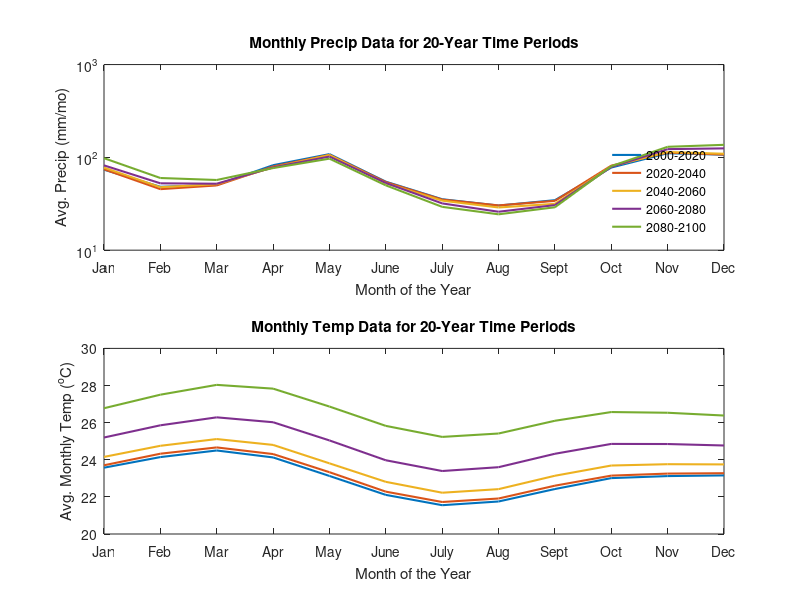

Source code (MATLAB): (Note: this script raises an error after producing the figure.)
%% get monthly averages for RCP8.5 temp and precip projections for each
% 20-year time period for Keani
% June 2021

% load data
addpath('/Users/jenniferskerker/Documents/GradSchool/Research/Project1/Code/Models/Fletcher_2019_Learning_Climate/Data');
load('Mombasa_TandP-45-85.mat');

%% Get averages across all GCMs for 20-year periods (monthly data)
% average across 21 GCMs
P85_avgGCM = mean(Pij_85, 2);
T85_avgGCM = mean(Tij_85, 2);

% average for 20-year time periods for each month
for i=1:5
    for j=1:12
        rng = j+480*(i-1):12:480*i;
        %disp(rng);
        P85_avgs(i,j) = mean(P85_avgGCM(rng));
        T85_avgs(i,j) = mean(T85_avgGCM(rng));
    end
    
end

save('Mombasa_TP85_avgs', 'P85_avgs', 'T85_avgs');
%% test January and October for one time period
rng_Jan20002020 = 1:12:480;
P85_Jan = Pij_85(rng_Jan20002020, :);
P85_avg_Jan = mean(P85_Jan, 'all');

rng_Oct20402060 = (10+960):12:1440;
P85_Oct = Pij_85(rng_Oct20402060, :);
P85_avg_Oct = mean(P85_Oct, 'all');
%% Plot data

figure('Position', [360 161 802 536]);
subplot(2,1,1)
plot(transpose(P85_avgs), 'LineWidth', 1.5);
xlim([1 12]);
xticks(1:1:12);
xticklabels({'Jan', 'Feb', 'Mar', 'Apr', 'May', 'June', 'July', 'Aug', 'Sept', 'Oct', 'Nov', 'Dec'});
xlabel('Month of the Year');
ylabel('Avg. Precip (mm/mo)');
set(gca, 'YScale', 'log');
legend('2000-2020', '2020-2040', '2040-2060', '2060-2080', '2080-2100', ...
    'Location', 'southeast');
legend('boxoff');
title('Monthly Precip Data for 20-Year Time Periods');

subplot(2,1,2)
plot(transpose(T85_avgs), 'LineWidth', 1.5);
xlim([1 12]);
xticks(1:1:12);
xticklabels({'Jan', 'Feb', 'Mar', 'Apr', 'May', 'June', 'July', 'Aug', 'Sept', 'Oct', 'Nov', 'Dec'});
xlabel('Month of the Year');
ylabel('Avg. Monthly Temp (^oC)');
title('Monthly Temp Data for 20-Year Time Periods');

sgtitle('Monthly Precip (Log Scale) and Temp Data for RCP8.5 GCMs for 20-year Time Periods', 'FontSize', 13);
